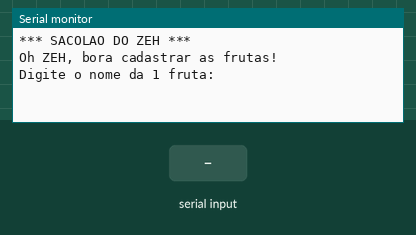
Bench run of a sketch on a simulated Arduino Uno, built with avr-gcc and run on an emulated ATmega328P. Parts: the last lines printed to the serial monitor. Inputs (shaded band) come from the test bench.

Above: at 0.8 s.
0.9 s: "1" received over Serial
At 2.3 s:
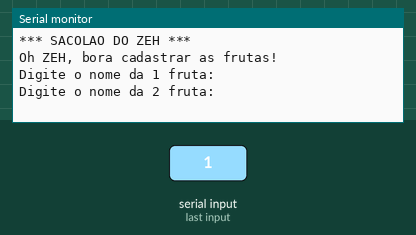
2.4 s: "0" received over Serial
At 3.8 s:
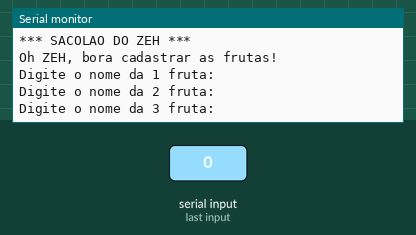
3.9 s: "2" received over Serial
At 5.2 s:
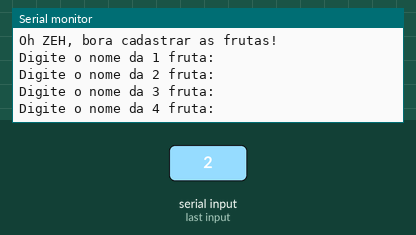
Timing chart, 0 to 6.9 s (numbered marks = the images above; inputs shaded):
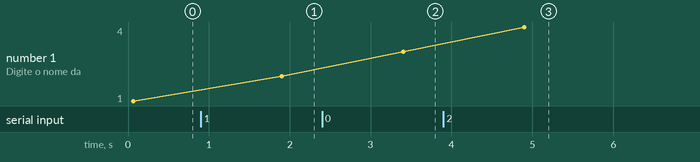

Measured:
- after the input at 0.9 s, the serial monitor: prints a new line after 1.0 s (image 1)
- after the input at 2.4 s, the serial monitor: prints a new line after 1.0 s (image 2)
- after the input at 3.9 s, the serial monitor: prints a new line after 1.0 s (image 3)
- plotted number 1: 1 → 2 after the input at 0.9 s, 2 → 3 after the input at 2.4 s, 3 → 4 after the input at 3.9 s

The sketch:

Cadastro_de_Frutas_Vetores.ino
```cpp
// C++ code
//
String frutaDigitada = "";
void setup()
{
  Serial.begin(9600);

  Serial.println("*** SACOLAO DO ZEH ***");
  Serial.println();

  String frutas [6];//Cria vetor vazio

  Serial.println("Oh ZEH, bora cadastrar as frutas!");
  Serial.println();

  for(int i = 0; i <= 5; i++)
  {
  Serial.println("Digite o nome da " + String(i + 1) + " fruta: ");
  while(!Serial.available());
  String frutaDigitada = Serial.readString();

  frutas[i] = frutaDigitada;

  }
  //Desafio; crie um for para exibir o nome das frutas digitadas pelo usuario
  for(int i = 0; i <= 5; i++)
  {
    Serial.println(String(i + 1) + " fruta: " + String(frutas[i]));
  }

 /* Serial.println("Digite o nome da primeira fruta");
  while(!Serial.available());
  String fruta = Serial.readString();

  frutas[0] = fruta;

  Serial.println("Digite o nome da segunda fruta");
  while(!Serial.available());
  fruta = Serial.readString();

  frutas[1] = fruta;

  Serial.println("Digite o nome da terceira fruta");
  while(!Serial.available());
  fruta = Serial.readString();

  frutas[2] = fruta;

  Serial.println("Digite o nome da quarta fruta");
  while(!Serial.available());
  fruta = Serial.readString();

  frutas[3] = fruta;

  Serial.println("Digite o nome da quinta fruta");
  while(!Serial.available());
  fruta = Serial.readString();

  frutas[4] = fruta;*/
}

void loop()
{

}
```
